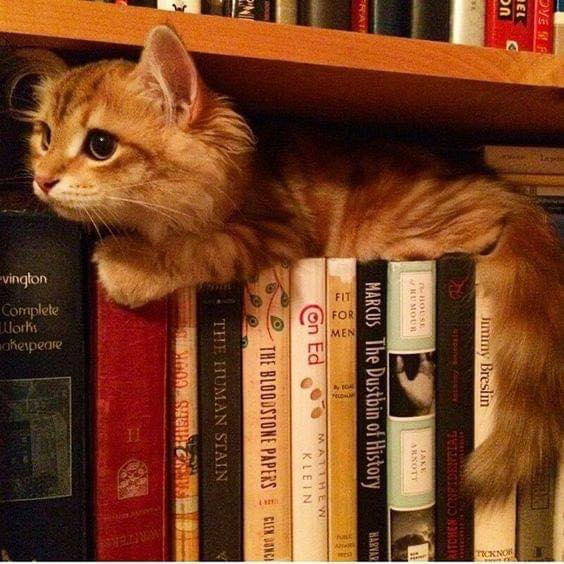
#> input picture Algorithm/input.png, 564 x 564 px
$ python robinson_edge_detection.py   (older library calls are emulated)
#> lines starting #> are read from the running program, lines starting #| are printed output that depends on the picture
import cv2
import numpy as np
import matplotlib
matplotlib.use('TkAgg')
import matplotlib.pyplot as plt

def robinson_edge_detection(image_path):
    # Đọc ảnh từ đường dẫn
#> called with image_path = 'input.png'
    img = cv2.imread(image_path, cv2.IMREAD_GRAYSCALE)
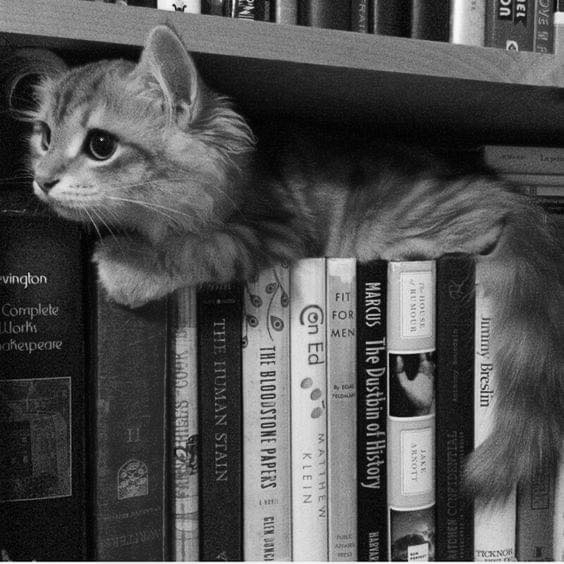
#> img: shape (564, 564); min 0, max 255, mean 79.8

    # Bộ lọc Robinson theo 8 hướng khác nhau
    robinson_filters = [
        np.array([1, 2, 1, 0, 0, 0, -1, -2, -1]),
        np.array([2, 1, 0, 1, 0, -1, 0, -1, -2]),
        np.array([1, 0, -1, 2, 0, -2, 1, 0, -1]),
        np.array([0, -1, -2, 1, 0, -1, 2, 1, 0]),
        np.array([-1, -2, -1, 0, 0, 0, 1, 2, 1]),
        np.array([-2, -1, 0, -1, 0, 1, 0, 1, 2]),
        np.array([-1, 0, 1, -2, 0, 2, -1, 0, 1]),
        np.array([0, 1, 2, -1, 0, 1, -2, -1, 0])
    ]

    # Áp dụng bộ lọc Robinson
    robinson_edges = np.zeros_like(img, dtype=np.float32)
    for kernel in robinson_filters:
        kernel = kernel.reshape((3, 3))
        filtered = cv2.filter2D(img, cv2.CV_64F, kernel)
        robinson_edges = np.maximum(robinson_edges, filtered)
#> this loop made 8 passes
#> pass 1, in robinson_edge_detection, `filtered = cv2.filter2D(img, cv2.CV_64F, kernel)`:
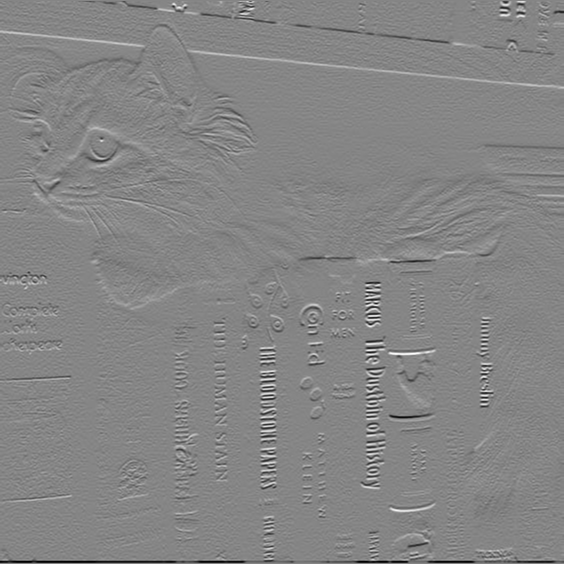
#> filtered: shape (564, 564) float64; min -888, max 807, mean -2; drawn with min black and max white
#> pass 1, in robinson_edge_detection, `robinson_edges = np.maximum(robinson_edges, filtered)`:
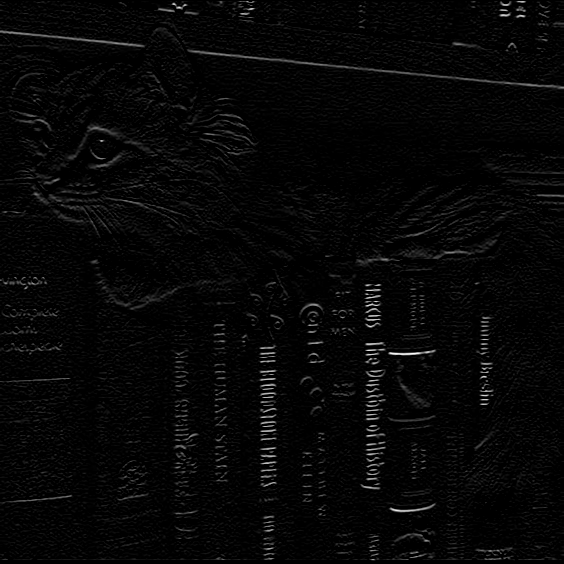
#> robinson_edges: shape (564, 564) float64; min 0, max 807, mean 21.5; drawn with min black and max white
#> pass 2, in robinson_edge_detection, `filtered = cv2.filter2D(img, cv2.CV_64F, kernel)`:
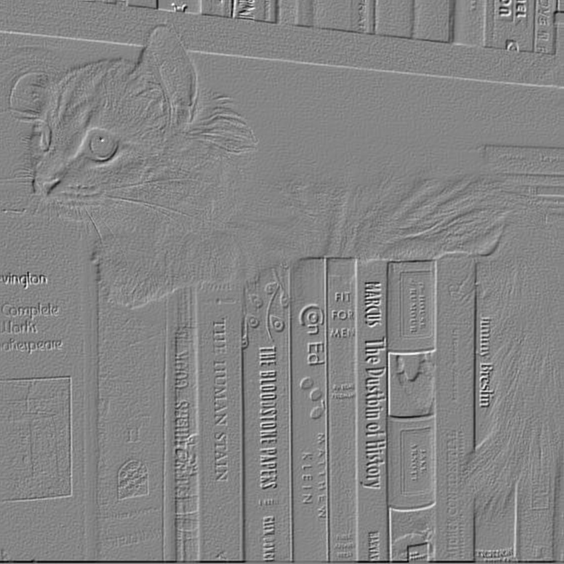
#> filtered: shape (564, 564) float64; min -757, max 691, mean -2.1; drawn with min black and max white
#> pass 2, in robinson_edge_detection, `robinson_edges = np.maximum(robinson_edges, filtered)`:
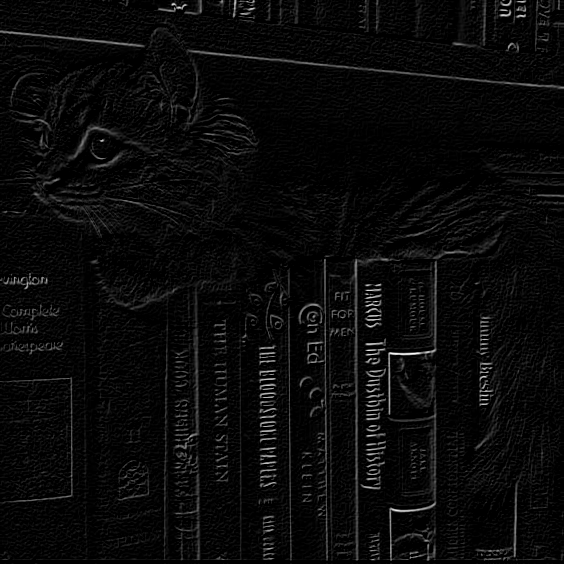
#> robinson_edges: shape (564, 564) float64; min 0, max 807, mean 32.3; drawn with min black and max white
#> after the loop:
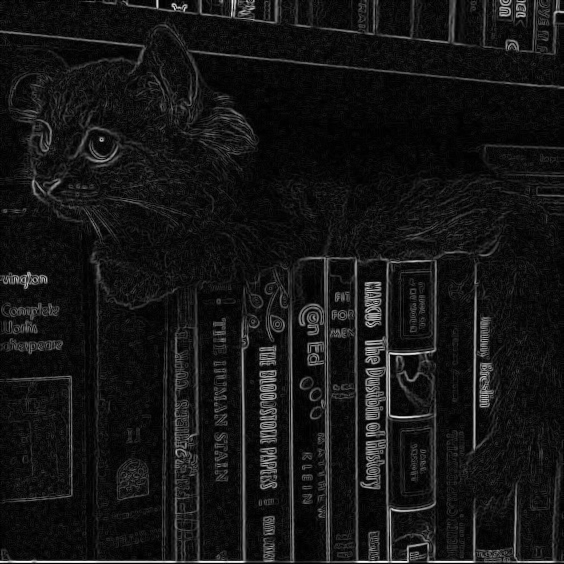
#> robinson_edges: shape (564, 564) float64; min 0, max 888, mean 75.2; drawn with min black and max white

    # Chuyển đổi giá trị về 8-bit unsigned integer
    robinson_edges = np.uint8(np.abs(robinson_edges))
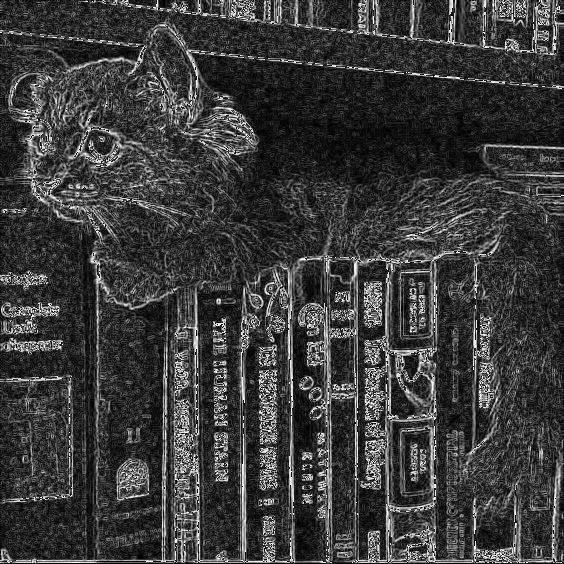
#> robinson_edges: shape (564, 564); min 0, max 255, mean 59.4

    # Hiển thị ảnh gốc và ảnh sau khi áp dụng Kỹ thuật Robinson
    fig, axes = plt.subplots(1, 2)
    axes[0].imshow(img, cmap='gray')
    axes[0].set_title('Ảnh Gốc')

    axes[1].imshow(robinson_edges, cmap='gray')
    axes[1].set_title('Ảnh Sau Kỹ thuật Robinson')

    plt.show()


image_path = 'input.png'
robinson_edge_detection(image_path)
